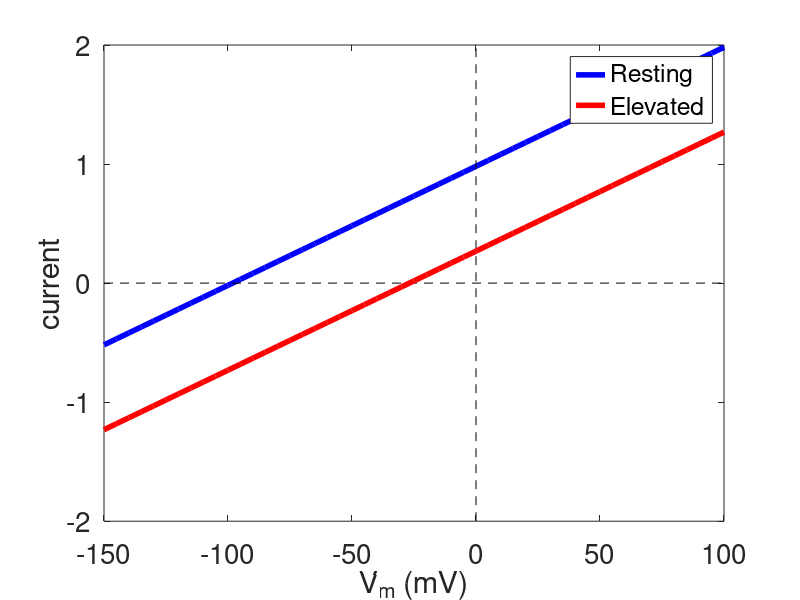

Write MATLAB code to recreate this figure. (Note: this script raises an error after producing the figure.)
%my NCX model - Sodium-Calcium exchanger model
%   linear ohmic current
% based on Matsuoka & Hilgemann 1992, Hilgemann 1992 fits
% using astrocyte concentrations from Kirischuk et al. 2012


%constants
F = 96485; %C/mol, Faraday's constant
R = 8.31; %J/mol K, ideal gas constant
T = 298.15; %K, absolute temperature (25 C in Kirischuk et al. 2012)

%cellular concentrations - Kirischuk et al. 2012
%resting concentrations
Na_in = 16.6; %mM
Ca_in = 73*1e-6; %mM
Na_out = 140; %mM
Ca_out = 2; %mM

%functions - note RT/F has units volts
%reversal potential for NCX
V_NaCa = (R*T/F)*(3*log(Na_out/Na_in)-log(Ca_out./Ca_in))*1e3; %mV

x = 0.01; %pA? 
I_NaCa = @(V) x.*(V - V_NaCa);

%Vm for I-V curve
Vm = (-150:5:100); %mV

figure(1);clf
plot(Vm,I_NaCa(Vm),'b-','LineWidth',4); hold on
line([-150,100],[0,0],'LineStyle','--', 'Color', 'k','HandleVisibility','off');
line([0,0],[-2,2],'LineStyle','--', 'Color', 'k','HandleVisibility','off');


%cellular concentrations - Kirischuk et al. 2012
%elevated concentrations
Na_in = 25; %mM
Ca_in = 4*1e-3; %mM
Na_out = 140; %mM
Ca_out = 2; %mM
%reversal potential for NCX
V_NaCa = (R*T/F)*(3*log(Na_out/Na_in)-log(Ca_out./Ca_in))*1e3; %mV
I_NaCa = @(V) x.*(V - V_NaCa);
plot(Vm,I_NaCa(Vm),'r-','LineWidth',4);
xlabel('V_m (mV)'); ylabel('current');set(gca,'FontSize',20);
lgd= legend('Resting','Elevated'); lgd.Location = 'northwest'; 
title('NCX, typical astrocyte concentrations');

